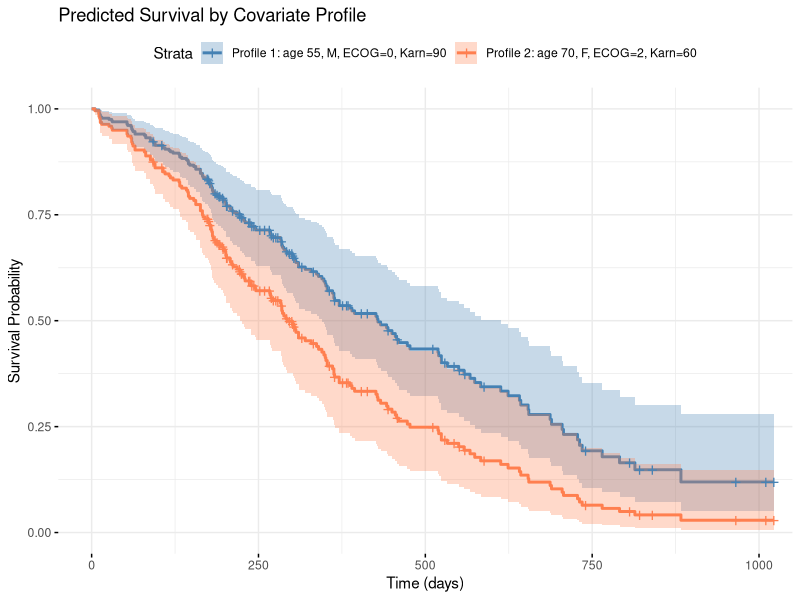
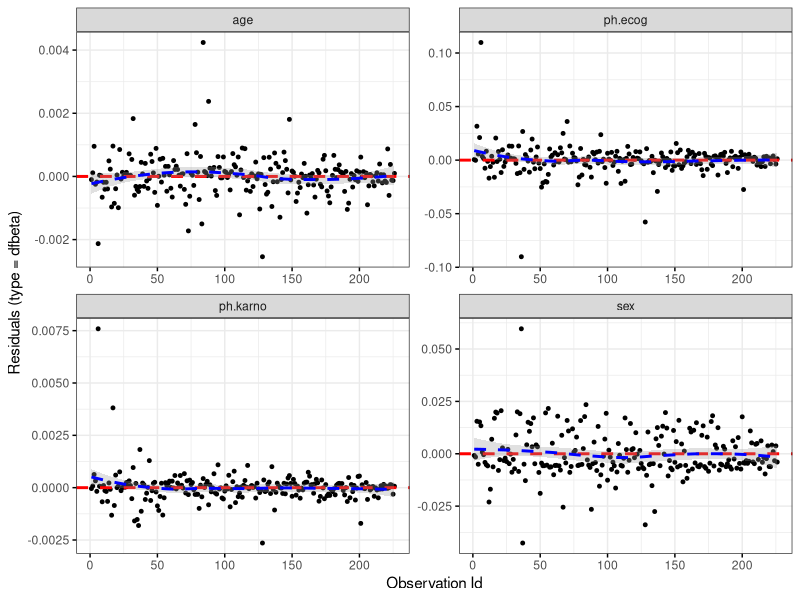
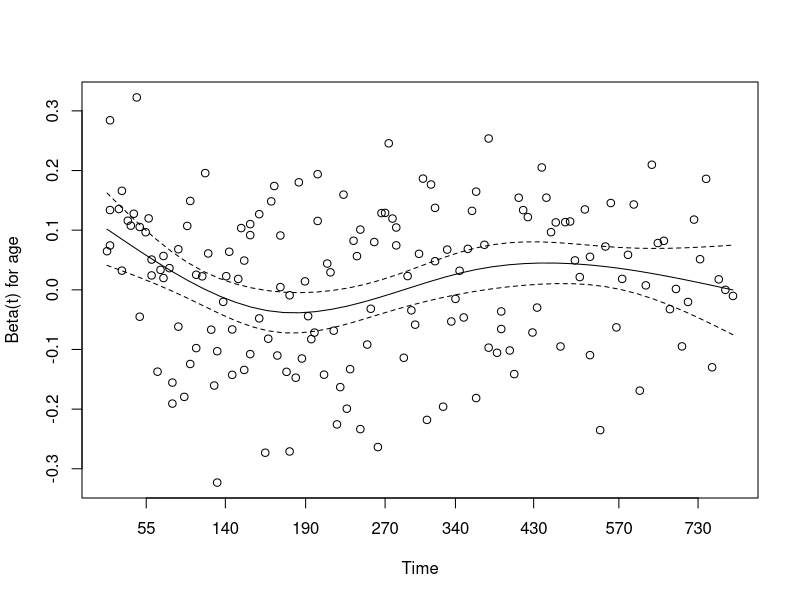
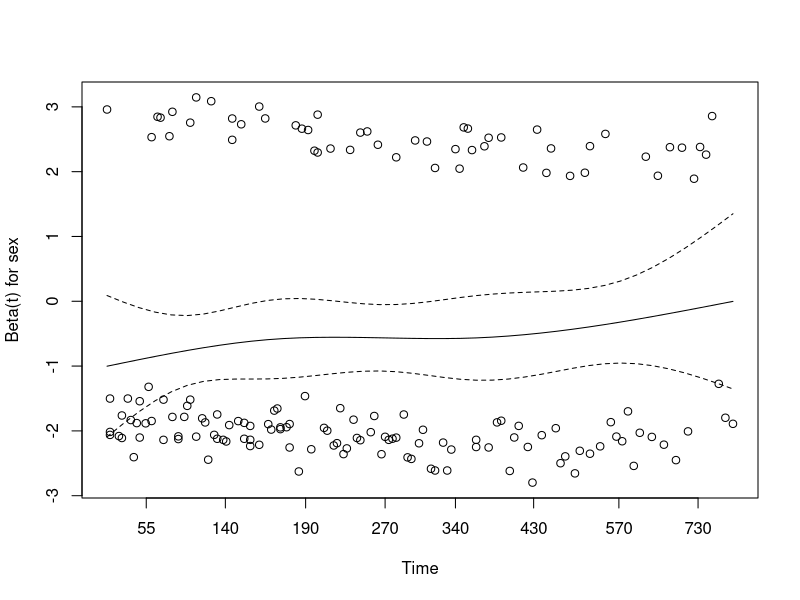
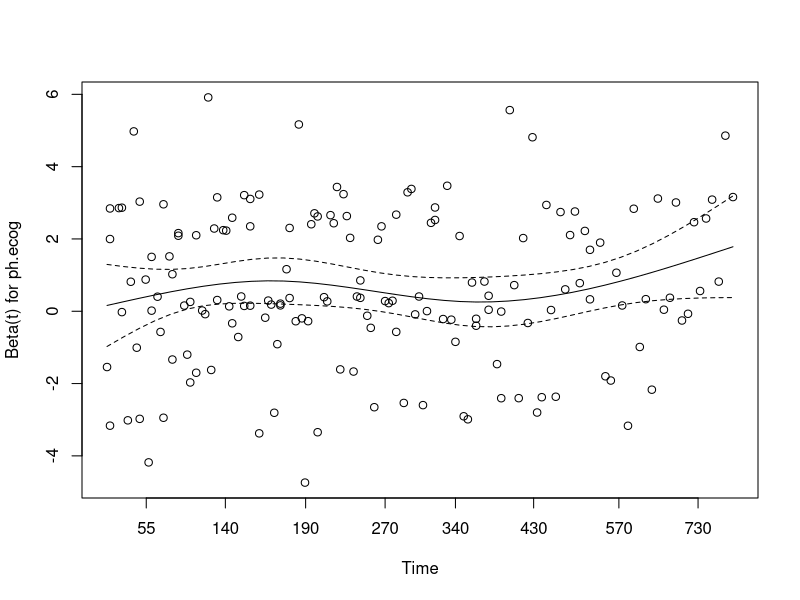
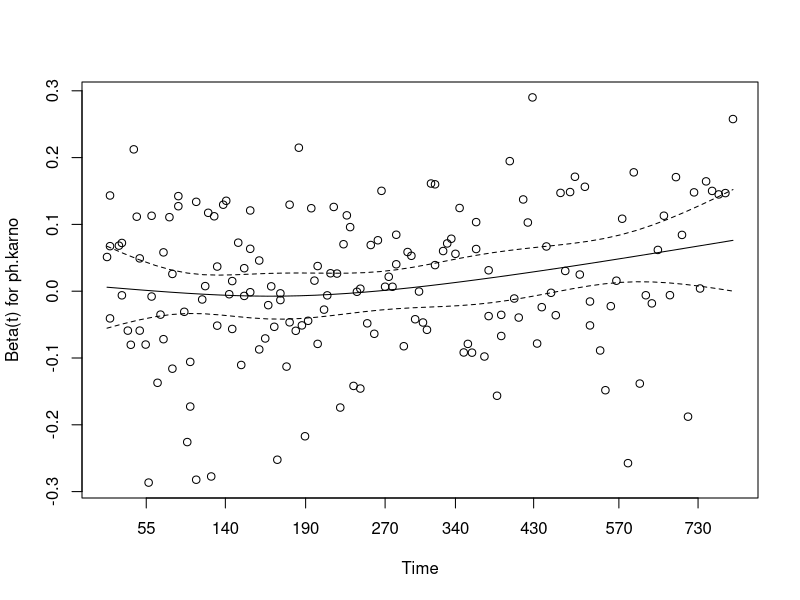
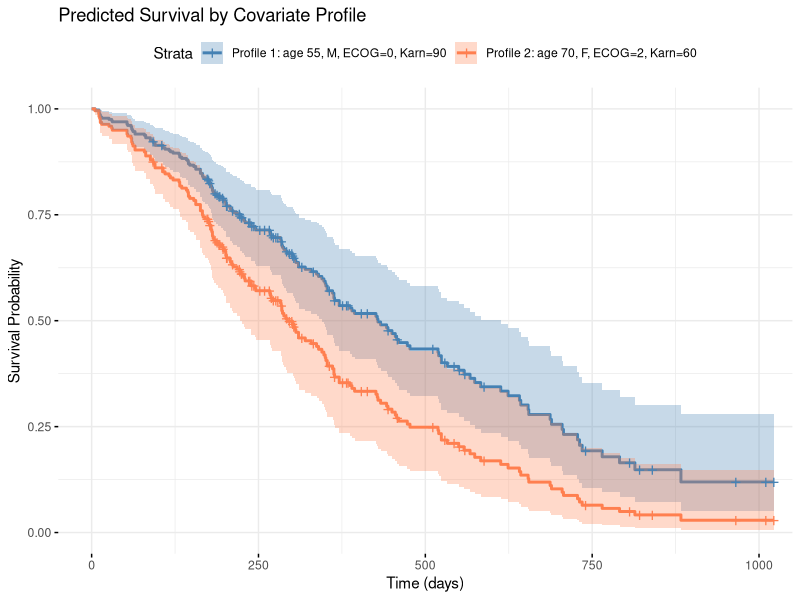
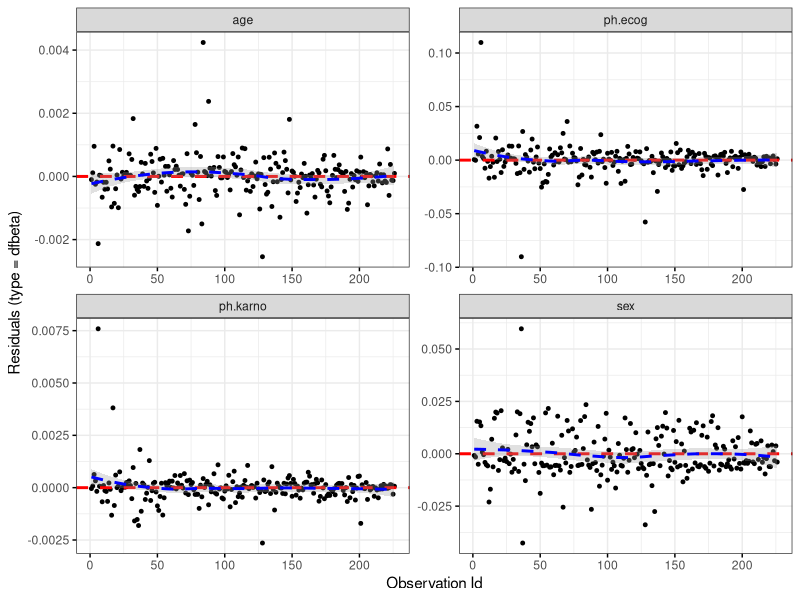

Reproduce these figures in R, in order.
#!/usr/bin/env Rscript
# Complete Cox PH example on survival::lung dataset
# Fits a model, checks PH assumption, and plots survival curves

library(survival)
library(survminer)
library(broom)

# Load the data
data(lung)

# Quick data check
head(lung)
cat("Events:", sum(lung$status == 2), "Censored:", sum(lung$status == 1), "\n")

# Fit Cox model with specified predictors
# Note: status == 2 means event occurred, status == 1 means censored
# The Surv() function handles this automatically with the default coding
fit <- coxph(Surv(time, status) ~ age + sex + ph.ecog + ph.karno,
             data = lung, ties = "efron")

# Print summary
summary(fit)

# Tidy output with hazard ratios
cat("\n=== Hazard Ratios with 95% CI ===\n")
print(tidy(fit, exponentiate = TRUE, conf.int = TRUE))

# ============================================================================
# Proportional Hazards Assumption Check
# ============================================================================
cat("\n=== Proportional Hazards Test (cox.zph) ===\n")
zph <- cox.zph(fit)
print(zph)
# Global test p-value > 0.05 suggests PH assumption is reasonable per covariate

# Plot Schoenfeld residuals (scaled)
# Flat line = PH holds; clear trend = PH violated
cat("\nGenerating PH diagnostic plots...\n")
pdf(file = "cox_ph_assumption.pdf", width = 10, height = 8)
plot(zph)
dev.off()
cat("Saved to: cox_ph_assumption.pdf\n")

# ============================================================================
# Predicted Survival for Example Covariate Profiles
# ============================================================================
cat("\n=== Predicted Survival Curves ===\n")

# Define two example profiles to compare
# Profile 1: younger, male, low ECOG, good Karnofsky
profile1 <- data.frame(
  age = 55, sex = 1, ph.ecog = 0, ph.karno = 90
)

# Profile 2: older, female, higher ECOG, lower Karnofsky
profile2 <- data.frame(
  age = 70, sex = 2, ph.ecog = 2, ph.karno = 60
)

profiles <- rbind(profile1, profile2)
profiles$group <- c("Profile 1: age 55, M, ECOG=0, Karn=90",
                     "Profile 2: age 70, F, ECOG=2, Karn=60")

# Predict survival functions
sf <- survfit(fit, newdata = profiles)

# Plot with ggsurvplot for publication quality
p <- ggsurvplot(sf, data = lung,
           conf.int = TRUE,
           legend.labs = profiles$group,
           palette = c("steelblue", "coral"),
           xlab = "Time (days)",
           ylab = "Survival Probability",
           title = "Predicted Survival by Covariate Profile",
           ggtheme = theme_minimal())

print(p)
ggsave("cox_survival_curve.pdf", p, width = 10, height = 6)
cat("Saved to: cox_survival_curve.pdf\n")

# Survival estimates at specific time points
cat("\n=== Survival Estimates at Key Timepoints ===\n")
summary(sf, times = c(180, 365, 730))

# ============================================================================
# Model Diagnostics Summary
# ============================================================================
cat("\n=== Concordance Index ===\n")
cat("C-index:", round(fit$concordance["concordance"], 3), "\n")
cat("(0.5 = random, 1.0 = perfect prediction)\n")

# Influential observations (dfbeta)
cat("\n=== Checking for Influential Observations ===\n")
p_dfbeta <- ggcoxdiagnostics(fit, type = "dfbeta",
                             linear.predictions = FALSE)
print(p_dfbeta)
ggsave("cox_dfbeta.pdf", p_dfbeta, width = 10, height = 6)
cat("Saved to: cox_dfbeta.pdf\n")

cat("\n=== Script Complete ===\n")
cat("Generated files:\n")
cat("  - cox_ph_assumption.pdf (Schoenfeld residual plots)\n")
cat("  - cox_survival_curve.pdf (predicted survival curves)\n")
cat("  - cox_dfbeta.pdf (influence diagnostics)\n")
